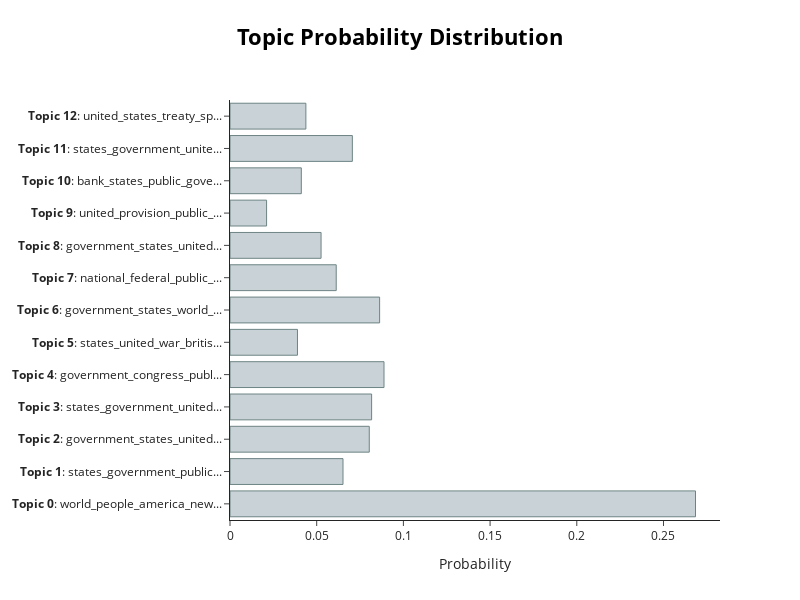

The code cell stored with this chart in its notebook:
### Code cell
# output the topic distribution for the first speech
topic_distr, _ = topic_model.approximate_distribution(docs)
first_speech_viz = topic_model.visualize_distribution(topic_distr[1])

#save first speech topic distribution to outputs
first_speech_viz.write_html("outputs/BERTopic_first_speech_viz.html")
first_speech_viz

### Figure 1 — Plotly figure (JSON) as saved in the notebook; plotly's stock layout.template omitted (floating-point values rounded to 4 significant figures)
{"data": [{"marker": {"color": "#C8D2D7", "line": {"color": "#6E8484", "width": 1}}, "orientation": "h", "type": "bar", "x": [0.2685, 0.06517, 0.08032, 0.08168, 0.08882, 0.03892, 0.08629, 0.06126, 0.05252, 0.0211, 0.04113, 0.07056, 0.04376], "y": ["<b>Topic 0</b>: world_people_america_new...", "<b>Topic 1</b>: states_government_public...", "<b>Topic 2</b>: government_states_united...", "<b>Topic 3</b>: states_government_united...", "<b>Topic 4</b>: government_congress_publ...", "<b>Topic 5</b>: states_united_war_britis...", "<b>Topic 6</b>: government_states_world_...", "<b>Topic 7</b>: national_federal_public_...", "<b>Topic 8</b>: government_states_united...", "<b>Topic 9</b>: united_provision_public_...", "<b>Topic 10</b>: bank_states_public_gove...", "<b>Topic 11</b>: states_government_unite...", "<b>Topic 12</b>: united_states_treaty_sp..."]}], "layout": {"height": 600, "hoverlabel": {"bgcolor": "white", "font": {"family": "Rockwell", "size": 16}}, "title": {"font": {"color": "Black", "size": 22}, "text": "<b>Topic Probability Distribution</b>", "x": 0.5, "xanchor": "center", "y": 0.95, "yanchor": "top"}, "width": 800, "xaxis": {"title": {"text": "Probability"}}}}
